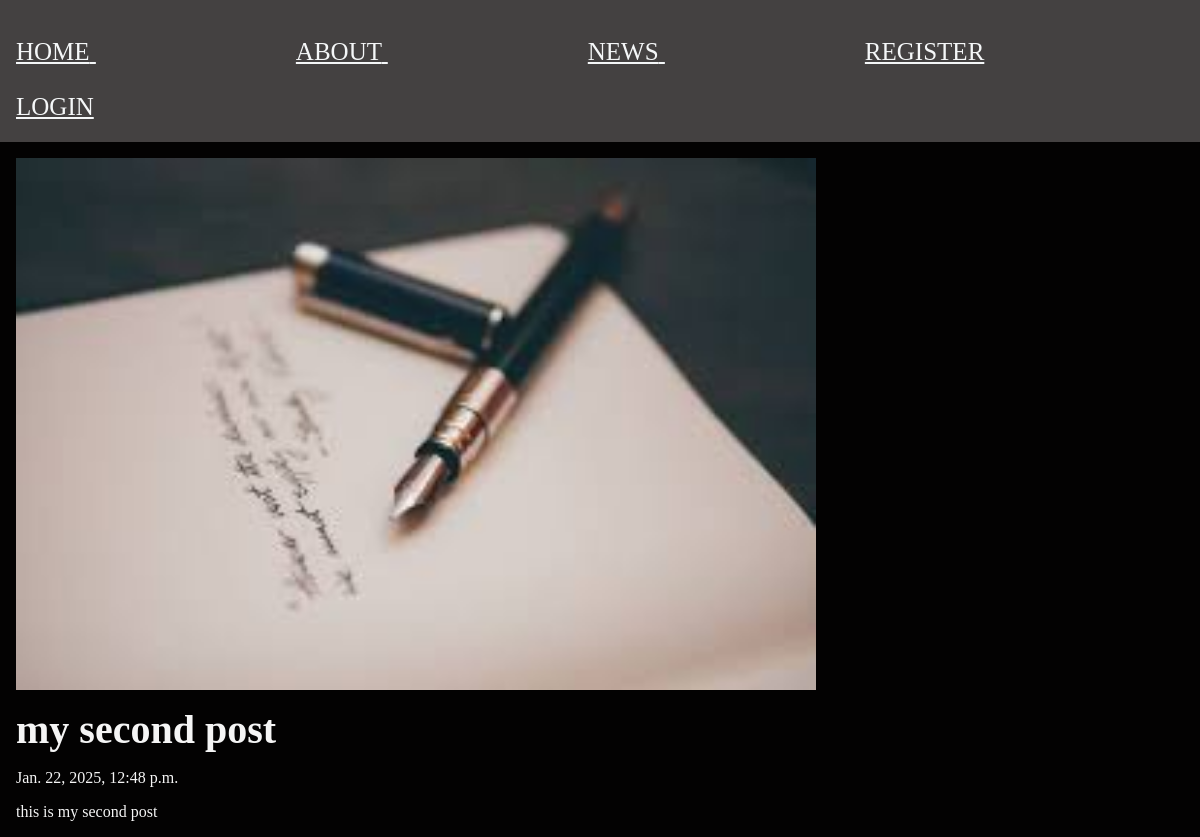
The app's page /posts/my-sec-post, older data.
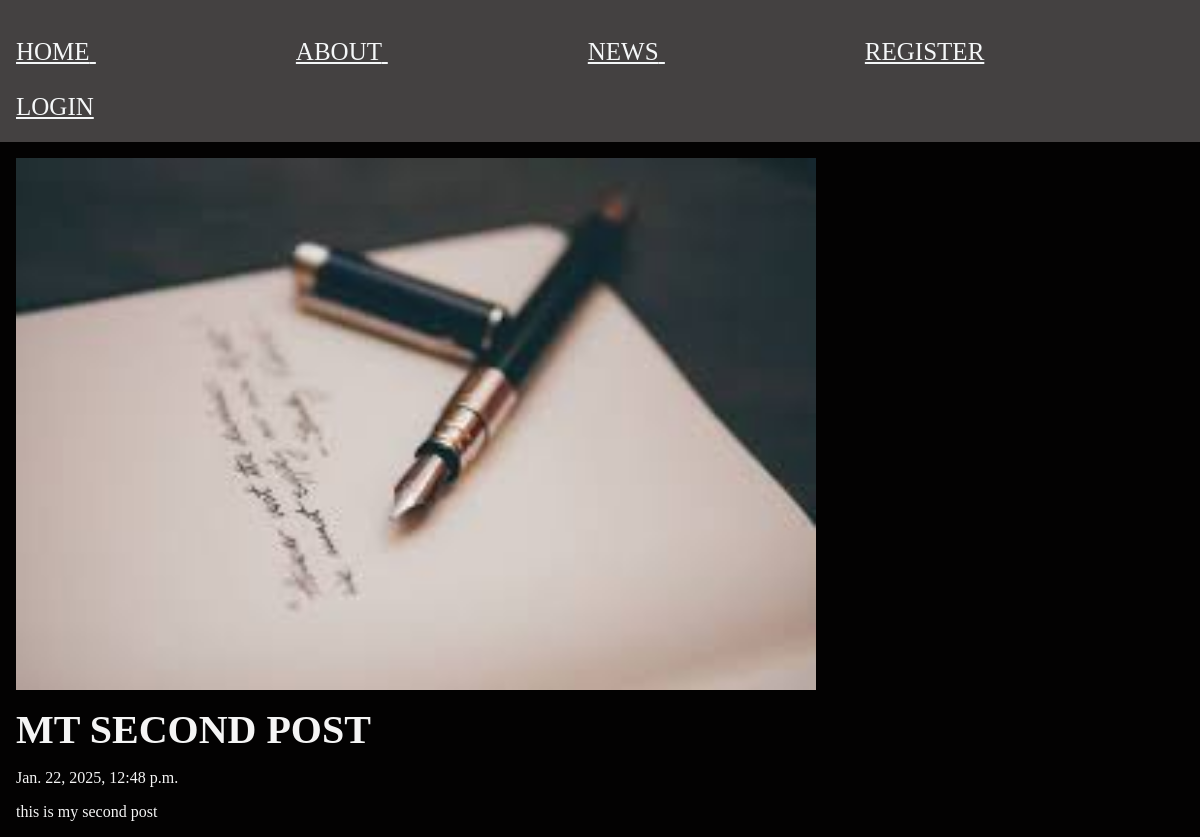
The same page, newer data.
### posts/models.py (models this page shows, shortened)
class Post(models.Model):
    title = models.CharField(max_length=75)
    body  = models.TextField()
    slug  = models.SlugField()
    date  = models.DateTimeField(auto_now_add=True)
    banner=models.ImageField(default='fallback.png',blank=True)

### posts/views.py (the view)
# urls.py: path('<slug:slug>',views.post_page,name="page"),
def post_page(request,slug):
    post = Post.objects.get(slug=slug)
    return render(request, 'posts/post_page.html', {'post':post})

### posts/templates/posts/post_page.html (shortened to what this page needs)
{% extends "layout.html" %}
 {% block content%}
 <section>
    <img class="banner" src="{{ post.banner.url }}" alt="{{ post.title }}"/>
     <h1>{{ post.title }}</h1>
     <p>{{ post.date }}</p>
     <p>{{ post.body }}</p>
</section>
 {% endblock %}

Row changes from the older to the newer data that the page shows:
changed Post "this is my second post": title "my second post" → "MT SECOND POST"
